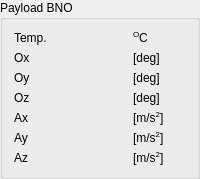
    <widget class="QGroupBox" name="groupBox_5">
     <property name="title">
      <string>Payload BNO</string>
     </property>
     <layout class="QGridLayout" name="gridLayout_20">
      <item row="6" column="1">
       <widget class="QLabel" name="pl_bno_az_panel">
        <property name="text">
         <string/>
        </property>
       </widget>
      </item>
      <item row="2" column="0">
       <widget class="QLabel" name="pl_bno_oy_label">
        <property name="text">
         <string>Oy</string>
        </property>
       </widget>
      </item>
      <item row="1" column="1">
       <widget class="QLabel" name="pl_bno_ox_panel">
        <property name="text">
         <string/>
        </property>
       </widget>
      </item>
      <item row="4" column="1">
       <widget class="QLabel" name="pl_bno_ax_panel">
        <property name="text">
         <string/>
        </property>
       </widget>
      </item>
      <item row="3" column="0">
       <widget class="QLabel" name="pl_bno_oz_label">
        <property name="text">
         <string>Oz</string>
        </property>
       </widget>
      </item>
      <item row="4" column="0">
       <widget class="QLabel" name="pl_bno_ax_label">
        <property name="text">
         <string>Ax</string>
        </property>
       </widget>
      </item>
      <item row="5" column="0">
       <widget class="QLabel" name="pl_bno_ay_label">
        <property name="text">
         <string>Ay</string>
        </property>
       </widget>
      </item>
      <item row="6" column="0">
       <widget class="QLabel" name="pl_bno_az_label">
        <property name="text">
         <string>Az</string>
        </property>
       </widget>
      </item>
      <item row="5" column="1">
       <widget class="QLabel" name="pl_bno_ay_panel">
        <property name="text">
         <string/>
        </property>
       </widget>
      </item>
      <item row="2" column="1">
       <widget class="QLabel" name="pl_bno_oy_panel">
        <property name="text">
         <string/>
        </property>
       </widget>
      </item>
      <item row="0" column="0">
       <widget class="QLabel" name="pl_bno_temperature_label">
        <property name="text">
         <string>Temp.</string>
        </property>
       </widget>
      </item>
      <item row="0" column="1">
       <widget class="QLabel" name="pl_bno_temperature_panel">
        <property name="text">
         <string/>
        </property>
       </widget>
      </item>
      <item row="3" column="1">
       <widget class="QLabel" name="pl_bno_oz_panel">
        <property name="text">
         <string/>
        </property>
       </widget>
      </item>
      <item row="2" column="2">
       <widget class="QLabel" name="deg_label_2">
        <property name="text">
         <string>[deg]</string>
        </property>
       </widget>
      </item>
      <item row="1" column="2">
       <widget class="QLabel" name="deg_label_3">
        <property name="text">
         <string>[deg]</string>
        </property>
       </widget>
      </item>
      <item row="3" column="2">
       <widget class="QLabel" name="deg_label">
        <property name="text">
         <string>[deg]</string>
        </property>
       </widget>
      </item>
      <item row="1" column="0">
       <widget class="QLabel" name="pl_bno_ox_label">
        <property name="text">
         <string>Ox</string>
        </property>
       </widget>
      </item>
      <item row="5" column="2">
       <widget class="QLabel" name="ms2_label_2">
        <property name="text">
         <string>&lt;html&gt;&lt;head/&gt;&lt;body&gt;&lt;p&gt;[m/s&lt;span style=&quot; vertical-align:super;&quot;&gt;2&lt;/span&gt;]&lt;/p&gt;&lt;/body&gt;&lt;/html&gt;</string>
        </property>
       </widget>
      </item>
      <item row="4" column="2">
       <widget class="QLabel" name="ms2_label_3">
        <property name="text">
         <string>&lt;html&gt;&lt;head/&gt;&lt;body&gt;&lt;p&gt;[m/s&lt;span style=&quot; vertical-align:super;&quot;&gt;2&lt;/span&gt;]&lt;/p&gt;&lt;/body&gt;&lt;/html&gt;</string>
        </property>
       </widget>
      </item>
      <item row="0" column="2">
       <widget class="QLabel" name="label_7">
        <property name="text">
         <string>&lt;html&gt;&lt;head/&gt;&lt;body&gt;&lt;p&gt;&lt;span style=&quot; vertical-align:super;&quot;&gt;O&lt;/span&gt;C&lt;/p&gt;&lt;/body&gt;&lt;/html&gt;</string>
        </property>
       </widget>
      </item>
      <item row="6" column="2">
       <widget class="QLabel" name="ms2_label">
        <property name="text">
         <string>&lt;html&gt;&lt;head/&gt;&lt;body&gt;&lt;p&gt;[m/s&lt;span style=&quot; vertical-align:super;&quot;&gt;2&lt;/span&gt;]&lt;/p&gt;&lt;/body&gt;&lt;/html&gt;</string>
        </property>
       </widget>
      </item>
     </layout>
    </widget>
